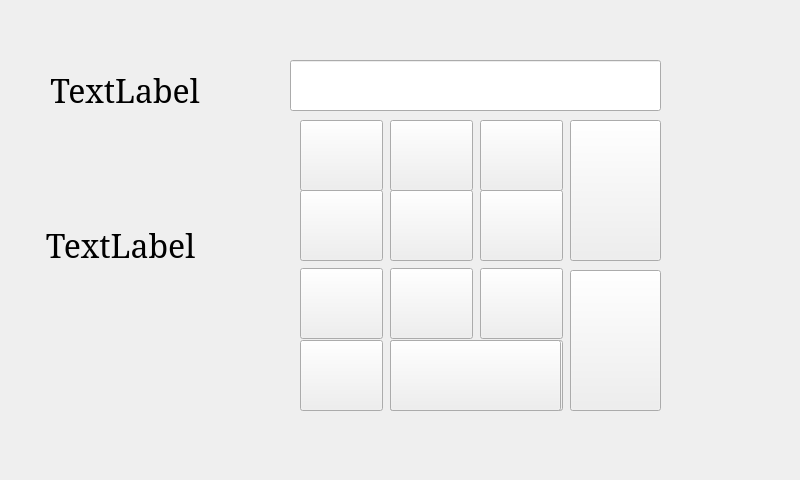
<?xml version="1.0" encoding="UTF-8"?>
<ui version="4.0">
 <class>NumInputFDlgClass</class>
 <widget class="QDialog" name="NumInputFDlgClass">
  <property name="geometry">
   <rect>
    <x>0</x>
    <y>0</y>
    <width>800</width>
    <height>480</height>
   </rect>
  </property>
  <property name="maximumSize">
   <size>
    <width>800</width>
    <height>480</height>
   </size>
  </property>
  <property name="windowTitle">
   <string>NumInputFDlg</string>
  </property>
  <widget class="QLabel" name="lblTitle">
   <property name="geometry">
    <rect>
     <x>10</x>
     <y>60</y>
     <width>230</width>
     <height>60</height>
    </rect>
   </property>
   <property name="font">
    <font>
     <family>SimSun</family>
     <pointsize>24</pointsize>
     <weight>50</weight>
     <italic>false</italic>
     <bold>false</bold>
     <underline>false</underline>
     <strikeout>false</strikeout>
    </font>
   </property>
   <property name="text">
    <string>TextLabel</string>
   </property>
   <property name="alignment">
    <set>Qt::AlignCenter</set>
   </property>
   <property name="wordWrap">
    <bool>true</bool>
   </property>
  </widget>
  <widget class="QLabel" name="lblMsg">
   <property name="geometry">
    <rect>
     <x>20</x>
     <y>90</y>
     <width>201</width>
     <height>311</height>
    </rect>
   </property>
   <property name="font">
    <font>
     <family>SimSun</family>
     <pointsize>24</pointsize>
     <weight>50</weight>
     <italic>false</italic>
     <bold>false</bold>
     <underline>false</underline>
     <strikeout>false</strikeout>
    </font>
   </property>
   <property name="text">
    <string>TextLabel</string>
   </property>
   <property name="alignment">
    <set>Qt::AlignCenter</set>
   </property>
   <property name="wordWrap">
    <bool>true</bool>
   </property>
  </widget>
  <widget class="QLineEdit" name="edtResult">
   <property name="geometry">
    <rect>
     <x>290</x>
     <y>60</y>
     <width>371</width>
     <height>51</height>
    </rect>
   </property>
   <property name="font">
    <font>
     <family>SimSun-ExtB</family>
     <pointsize>34</pointsize>
     <weight>75</weight>
     <italic>false</italic>
     <bold>true</bold>
     <underline>false</underline>
     <strikeout>false</strikeout>
    </font>
   </property>
   <property name="text">
    <string/>
   </property>
   <property name="echoMode">
    <enum>QLineEdit::Password</enum>
   </property>
  </widget>
  <widget class="QToolButton" name="btn1">
   <property name="geometry">
    <rect>
     <x>300</x>
     <y>120</y>
     <width>83</width>
     <height>71</height>
    </rect>
   </property>
   <property name="font">
    <font>
     <family>MS Shell Dlg 2</family>
     <pointsize>24</pointsize>
    </font>
   </property>
   <property name="text">
    <string/>
   </property>
  </widget>
  <widget class="QToolButton" name="btn2">
   <property name="geometry">
    <rect>
     <x>390</x>
     <y>120</y>
     <width>83</width>
     <height>71</height>
    </rect>
   </property>
   <property name="font">
    <font>
     <family>MS Shell Dlg 2</family>
     <pointsize>24</pointsize>
    </font>
   </property>
   <property name="text">
    <string/>
   </property>
  </widget>
  <widget class="QToolButton" name="btn3">
   <property name="geometry">
    <rect>
     <x>480</x>
     <y>120</y>
     <width>83</width>
     <height>71</height>
    </rect>
   </property>
   <property name="font">
    <font>
     <family>MS Shell Dlg 2</family>
     <pointsize>24</pointsize>
    </font>
   </property>
   <property name="text">
    <string/>
   </property>
  </widget>
  <widget class="QToolButton" name="btn4">
   <property name="geometry">
    <rect>
     <x>300</x>
     <y>190</y>
     <width>83</width>
     <height>71</height>
    </rect>
   </property>
   <property name="font">
    <font>
     <family>MS Shell Dlg 2</family>
     <pointsize>24</pointsize>
    </font>
   </property>
   <property name="text">
    <string/>
   </property>
  </widget>
  <widget class="QToolButton" name="btn5">
   <property name="geometry">
    <rect>
     <x>390</x>
     <y>190</y>
     <width>83</width>
     <height>71</height>
    </rect>
   </property>
   <property name="font">
    <font>
     <family>MS Shell Dlg 2</family>
     <pointsize>24</pointsize>
    </font>
   </property>
   <property name="text">
    <string/>
   </property>
  </widget>
  <widget class="QToolButton" name="btn6">
   <property name="geometry">
    <rect>
     <x>480</x>
     <y>190</y>
     <width>83</width>
     <height>71</height>
    </rect>
   </property>
   <property name="font">
    <font>
     <family>MS Shell Dlg 2</family>
     <pointsize>24</pointsize>
    </font>
   </property>
   <property name="text">
    <string/>
   </property>
  </widget>
  <widget class="QToolButton" name="btn7">
   <property name="geometry">
    <rect>
     <x>300</x>
     <y>268</y>
     <width>83</width>
     <height>71</height>
    </rect>
   </property>
   <property name="font">
    <font>
     <family>MS Shell Dlg 2</family>
     <pointsize>24</pointsize>
    </font>
   </property>
   <property name="text">
    <string/>
   </property>
  </widget>
  <widget class="QToolButton" name="btn8">
   <property name="geometry">
    <rect>
     <x>390</x>
     <y>268</y>
     <width>83</width>
     <height>71</height>
    </rect>
   </property>
   <property name="font">
    <font>
     <family>MS Shell Dlg 2</family>
     <pointsize>24</pointsize>
    </font>
   </property>
   <property name="text">
    <string/>
   </property>
  </widget>
  <widget class="QToolButton" name="btn9">
   <property name="geometry">
    <rect>
     <x>480</x>
     <y>268</y>
     <width>83</width>
     <height>71</height>
    </rect>
   </property>
   <property name="font">
    <font>
     <family>MS Shell Dlg 2</family>
     <pointsize>24</pointsize>
    </font>
   </property>
   <property name="text">
    <string/>
   </property>
  </widget>
  <widget class="QToolButton" name="btnCancel">
   <property name="geometry">
    <rect>
     <x>300</x>
     <y>340</y>
     <width>83</width>
     <height>71</height>
    </rect>
   </property>
   <property name="font">
    <font>
     <family>MS Shell Dlg 2</family>
     <pointsize>24</pointsize>
    </font>
   </property>
   <property name="text">
    <string/>
   </property>
  </widget>
  <widget class="QToolButton" name="btn0">
   <property name="geometry">
    <rect>
     <x>390</x>
     <y>340</y>
     <width>83</width>
     <height>71</height>
    </rect>
   </property>
   <property name="font">
    <font>
     <family>MS Shell Dlg 2</family>
     <pointsize>24</pointsize>
    </font>
   </property>
   <property name="text">
    <string/>
   </property>
  </widget>
  <widget class="QToolButton" name="btnPoint">
   <property name="geometry">
    <rect>
     <x>480</x>
     <y>340</y>
     <width>83</width>
     <height>71</height>
    </rect>
   </property>
   <property name="font">
    <font>
     <family>MS Shell Dlg 2</family>
     <pointsize>24</pointsize>
    </font>
   </property>
   <property name="text">
    <string/>
   </property>
  </widget>
  <widget class="QToolButton" name="btnOk">
   <property name="geometry">
    <rect>
     <x>570</x>
     <y>270</y>
     <width>91</width>
     <height>141</height>
    </rect>
   </property>
   <property name="font">
    <font>
     <pointsize>24</pointsize>
    </font>
   </property>
   <property name="text">
    <string/>
   </property>
  </widget>
  <widget class="QToolButton" name="btnBackspace">
   <property name="geometry">
    <rect>
     <x>570</x>
     <y>120</y>
     <width>91</width>
     <height>141</height>
    </rect>
   </property>
   <property name="font">
    <font>
     <pointsize>24</pointsize>
    </font>
   </property>
   <property name="text">
    <string/>
   </property>
  </widget>
  <widget class="QLabel" name="label">
   <property name="geometry">
    <rect>
     <x>240</x>
     <y>20</y>
     <width>474</width>
     <height>428</height>
    </rect>
   </property>
   <property name="text">
    <string/>
   </property>
  </widget>
  <widget class="QToolButton" name="btn0_2">
   <property name="geometry">
    <rect>
     <x>390</x>
     <y>340</y>
     <width>171</width>
     <height>71</height>
    </rect>
   </property>
   <property name="font">
    <font>
     <family>MS Shell Dlg 2</family>
     <pointsize>24</pointsize>
    </font>
   </property>
   <property name="text">
    <string/>
   </property>
  </widget>
  <zorder>label</zorder>
  <zorder>lblTitle</zorder>
  <zorder>lblMsg</zorder>
  <zorder>edtResult</zorder>
  <zorder>btn1</zorder>
  <zorder>btn2</zorder>
  <zorder>btn3</zorder>
  <zorder>btn4</zorder>
  <zorder>btn5</zorder>
  <zorder>btn6</zorder>
  <zorder>btn7</zorder>
  <zorder>btn8</zorder>
  <zorder>btn9</zorder>
  <zorder>btnCancel</zorder>
  <zorder>btn0</zorder>
  <zorder>btnPoint</zorder>
  <zorder>btnOk</zorder>
  <zorder>btnBackspace</zorder>
  <zorder>btn0_2</zorder>
 </widget>
 <layoutdefault spacing="6" margin="11"/>
 <resources/>
 <connections/>
</ui>
